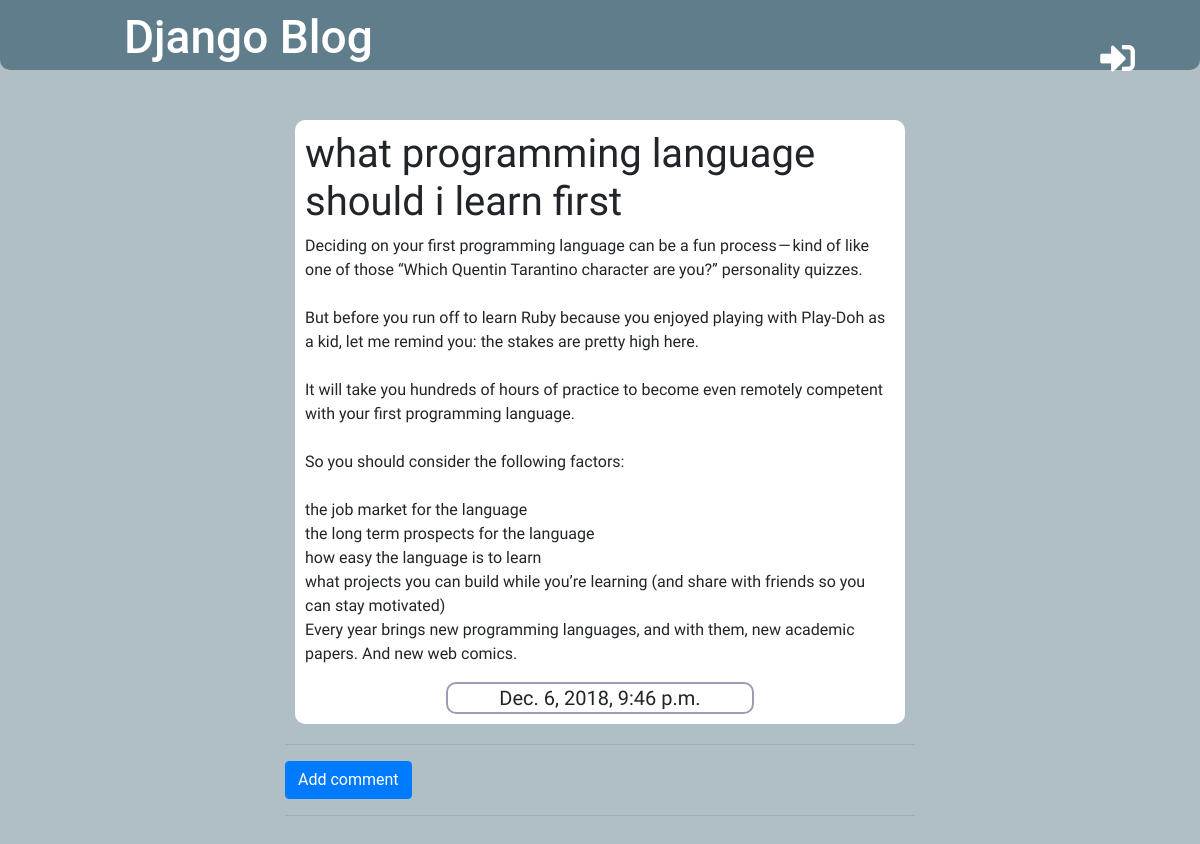
The app's page /post1/ with its own data.
### blog/models.py (models this page shows, shortened)
class Post(models.Model):
    author = models.ForeignKey('auth.User', on_delete=models.CASCADE)
    title = models.CharField(max_length=100)
    text = models.TextField()
    created_date = models.DateTimeField(default = timezone.now)
    published_date = models.DateTimeField(blank=True, null=True)

### blog/views.py (the view)
# urls.py: path('post<int:pk>/', views.post_detail, name='post_detail'),
def post_detail(request, pk):
    post = get_object_or_404(Post, pk=pk)
    stuff_for_frontend = {'post':post}
    return render (request, 'blog/post_detail.html', stuff_for_frontend)

### blog/templates/blog/post_detail.html (shortened to what this page needs)
{% extends 'blog/base.html' %}
{% load markdownify %}
{% block content %}
    <div class="on-content">
        <h1>{{ post.title }}</h1>
        <p>{{ post.text|linebreaksbr }}</p>
        <h5 class="content-published-date">{{ post.published_date }}</h5>
    </div>
    <hr>
    <a href="{% url 'comment' pk=post.pk %}" class="btn btn-primary"> Add comment</a>
    <hr>
    <br>
    <br>
{% endblock %}

### blog/static/blog/style.css (style rules this page uses)
* { padding: 0; margin: 0; }
.body { background: #B0BEC5; font-family: 'Roboto', sans-serif; display: block; }
.on-content { background: white; margin: 10px; margin-bottom: 20px; padding: 10px; border-radius: 10px; font-family: 'Raleway', sans-serif; }
.content-published-date { box-sizing: content-box; padding: 2px; border:2px solid rgb(156, 156, 182); border-radius: 10px; text-align: center; font-family: 'Raleway', sans-serif; max-width: 300px; margin: 15px auto 0 auto; }

### records on screen
Post: title "what programming language should i learn first", text "Deciding on your first programming language can be a fun process — kind of like one of those “Which Quentin Tarantino character are you?” personality quizzes. But before you run off to learn Ruby because you enjoyed playing with Play-Doh as a kid, let me remind you: the stakes are pretty high here. It will take you hundreds of hours of practice to become even remotely competent with your first programming language. So you should consider the following factors: the job market for the language the long term prospects for the language how easy the language is to learn what projects you can build while you’re learning (and share with friends so you can stay motivated) Every year brings new…", published_date "Dec. 6, 2018, 9:46 p.m."
